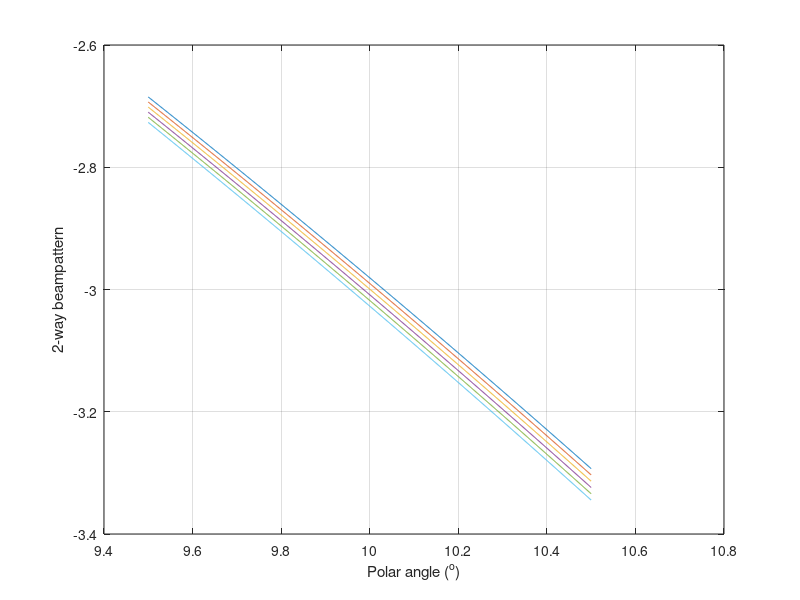

Reproduce this figure in MATLAB. (Note: this script raises an error after producing the figure.)
% Code to generate Figure 12 of the echo statistics tutorial
% This figure shows beampattern PDF associated with circular apertures of
% varying size and/or frequency 
%
% Author: Wu-Jung Lee | leewujung@gmail.com | APL-UW

clear

addpath './util_fcn'
save_base_path = './figs';

[~,script_name,~] = fileparts(mfilename('fullpath'));
save_path = fullfile(save_base_path,script_name);
if ~exist(save_path,'dir')
    mkdir(save_path);
end


% Narrow down ka values and save results for later use. The section below
% is only evaluated once
if ~exist(sprintf('./figs/%s/%s_ka_num.mat',script_name,script_name),'file')
    disp('Finding fine ka values...')

    ka = 6.65:1e-2:6.7;
    theta_deg = 9.5:1e-3:10.5;
    theta = theta_deg/180*pi;
    btheta = (2*besselj(1,ka'*sin(theta))./(ka'*sin(theta))).^2;
    btheta_log = 20*log10(btheta);
    
    figure
    plot(theta/pi*180,btheta_log)
    xlabel('Polar angle (^o)');
    ylabel('2-way beampattern');
    grid
    
    % Full beamwidth 1 deg
    ka = 132.7:1e-5:132.8;
    theta_deg_want = 0.5;
    theta_deg = theta_deg_want-0.005:1e-6:theta_deg_want+0.005;
    theta = theta_deg/180*pi;
    btheta = (2*besselj(1,ka'*sin(theta))./(ka'*sin(theta))).^2;
    btheta_log = 20*log10(btheta);
    
    [~,idx_3db] = min(abs(btheta_log-(-3)),[],2);
    [~,idx_ka] = min(abs(theta_deg(idx_3db)-theta_deg_want));
    
    ka_want = ka(idx_ka);
    btheta_want = (2*besselj(1,ka_want'*sin(theta))./(ka_want'*sin(theta))).^2;
    
    ka_1deg = ka_want;
    
    
    % Full beamwidth 5 deg
    ka = 26.5:1e-5:26.6;
    theta_deg_want = 2.5;
    theta_deg = theta_deg_want-0.005:1e-6:theta_deg_want+0.005;
    theta = theta_deg/180*pi;
    btheta = (2*besselj(1,ka'*sin(theta))./(ka'*sin(theta))).^2;
    btheta_log = 20*log10(btheta);
    
    [~,idx_3db] = min(abs(btheta_log-(-3)),[],2);
    [~,idx_ka] = min(abs(theta_deg(idx_3db)-theta_deg_want));
    
    ka_want = ka(idx_ka);
    btheta_want = (2*besselj(1,ka_want'*sin(theta))./(ka_want'*sin(theta))).^2;
    
    ka_5deg = ka_want;
    
    
    % Full beamwidth 10 deg
    ka = 13.2:1e-5:13.3;
    theta_deg_want = 5;
    theta_deg = theta_deg_want-0.005:1e-6:theta_deg_want+0.005;
    theta = theta_deg/180*pi;
    btheta = (2*besselj(1,ka'*sin(theta))./(ka'*sin(theta))).^2;
    btheta_log = 20*log10(btheta);
    
    [~,idx_3db] = min(abs(btheta_log-(-3)),[],2);
    [~,idx_ka] = min(abs(theta_deg(idx_3db)-theta_deg_want));
    
    ka_want = ka(idx_ka);
    btheta_want = (2*besselj(1,ka_want'*sin(theta))./(ka_want'*sin(theta))).^2;
    
    ka_10deg = ka_want;
    
    
    % Full beamwidth 3 deg
    ka = 44.2:1e-5:44.3;
    theta_deg_want = 1.5;
    theta_deg = theta_deg_want-0.005:1e-6:theta_deg_want+0.005;
    theta = theta_deg/180*pi;
    btheta = (2*besselj(1,ka'*sin(theta))./(ka'*sin(theta))).^2;
    btheta_log = 20*log10(btheta);
    
    [~,idx_3db] = min(abs(btheta_log-(-3)),[],2);
    [~,idx_ka] = min(abs(theta_deg(idx_3db)-theta_deg_want));
    
    ka_want = ka(idx_ka);
    btheta_want = (2*besselj(1,ka_want'*sin(theta))./(ka_want'*sin(theta))).^2;
    
    ka_3deg = ka_want;
    
    
     % Full beamwidth 20 deg
    ka = 6.65:1e-5:6.7;
    theta_deg_want = 10;
    theta_deg = theta_deg_want-0.005:1e-6:theta_deg_want+0.005;
    theta = theta_deg/180*pi;
    btheta = (2*besselj(1,ka'*sin(theta))./(ka'*sin(theta))).^2;
    btheta_log = 20*log10(btheta);
    
    [~,idx_3db] = min(abs(btheta_log-(-3)),[],2);
    [~,idx_ka] = min(abs(theta_deg(idx_3db)-theta_deg_want));
    
    ka_want = ka(idx_ka);
    btheta_want = (2*besselj(1,ka_want'*sin(theta))./(ka_want'*sin(theta))).^2;
    
    ka_20deg = ka_want;
    
    
    % Save ka numbers
    save(fullfile(save_path,[script_name,'_ka_num.mat']),...
        'ka_*deg');
    
end


% Plot pb
if ~exist(sprintf('./figs/%s/%s_b_pb.mat',script_name,script_name),'file')
    disp('Calculating pb(b), this is gonna take a while...')
    
    b_num = 5e4;
    b_start_log = -7;
    b_end_log = 0;
    [b_1deg,pb_1deg] = calc_pb_log(ka_1deg,b_start_log,b_end_log,b_num);
    [b_3deg,pb_3deg] = calc_pb_log(ka_3deg,b_start_log,b_end_log,b_num);
    [b_5deg,pb_5deg] = calc_pb_log(ka_5deg,b_start_log,b_end_log,b_num);
    [b_10deg,pb_10deg] = calc_pb_log(ka_10deg,b_start_log,b_end_log,b_num);
    % [b_20deg,pb_20deg] = calc_pb_log(ka_20deg,b_start_log,b_end_log,b_num);
    
    save(fullfile(save_path,[script_name,'_b_pb.mat']),...
        'b_*deg','pb_*deg');
else
    load(fullfile(save_path,[script_name,'_b_pb.mat']));
end



% Individual Pb plots shown in the tutorial =========
figure
loglog(b_1deg,pb_1deg,'k','linewidth',1)
axis([1e-7 2e0 1e-4 1e8])
set(gca,'fontsize',16)
ylabel('$p_b(b)$','Interpreter','LaTex','fontsize',24);
xlabel('$b$','Interpreter','LaTex','fontsize',24);
title('P_b(b), full beamwidth = 1^o');
saveas(gcf,fullfile(save_path,[script_name,'_b_pb_1deg.fig']),'fig');
saveSameSize(gcf,'file',fullfile(save_path,[script_name,'_b_pb_1deg.png']),...
    'format','png','renderer','painters');

figure
loglog(b_3deg,pb_3deg,'k','linewidth',1)
axis([1e-7 2e0 1e-4 1e8])
set(gca,'fontsize',16)
ylabel('$p_b(b)$','Interpreter','LaTex','fontsize',24);
xlabel('$b$','Interpreter','LaTex','fontsize',24);
title('P_b(b), full beamwidth = 3^o');
saveas(gcf,fullfile(save_path,[script_name,'_b_pb_3deg.fig']),'fig');
saveSameSize(gcf,'file',fullfile(save_path,[script_name,'_b_pb_3deg.png']),...
    'format','png','renderer','painters');

figure
loglog(b_5deg,pb_5deg,'k','linewidth',1)
axis([1e-7 2e0 1e-4 1e8])
set(gca,'fontsize',16)
ylabel('$p_b(b)$','Interpreter','LaTex','fontsize',24);
xlabel('$b$','Interpreter','LaTex','fontsize',24);
title('P_b(b), full beamwidth = 5^o');
saveas(gcf,fullfile(save_path,[script_name,'_b_pb_5deg.fig']),'fig');
saveSameSize(gcf,'file',fullfile(save_path,[script_name,'_b_pb_5deg.png']),...
    'format','png','renderer','painters');

figure
loglog(b_10deg,pb_10deg,'k','linewidth',1)
axis([1e-7 2e0 1e-4 1e8])
set(gca,'fontsize',16)
ylabel('$p_b(b)$','Interpreter','LaTex','fontsize',24);
xlabel('$b$','Interpreter','LaTex','fontsize',24);
title('P_b(b), full beamwidth = 10^o');
saveas(gcf,fullfile(save_path,[script_name,'_b_pb_10deg.fig']),'fig');
saveSameSize(gcf,'file',fullfile(save_path,[script_name,'_b_pb_10deg.png']),...
    'format','png','renderer','painters');


% Other interesting figures ============================
figure
loglog(b_10deg,pb_10deg)
hold on
loglog(b_5deg,pb_5deg)
loglog(b_3deg,pb_3deg)
loglog(b_1deg,pb_1deg)
axis([1e-7 1e0 1e-4 1e8])
xlabel('Echo amplitude');
ylabel('PDF');
legend('20^o','10^o','5^o','3^o','1^o','location','southwest');
title('P_b(b), different full beamwidth');
saveas(gcf,fullfile(save_path,[script_name,'_b_pb_all.fig']),'fig');
saveSameSize(gcf,'file',fullfile(save_path,[script_name,'_b_pb_all.png']),...
    'format','png','renderer','painters');

figure
loglog(b_10deg,pb_10deg,'k:','linewidth',1.5)
hold on
loglog(b_5deg,pb_5deg,'k--')
loglog(b_3deg,pb_3deg,'k-.')
loglog(b_1deg,pb_1deg,'k');
axis([1e-7 1e0 1e-4 1e8])
xlabel('Echo amplitude');
ylabel('PDF');
legend('20^o','10^o','5^o','3^o','1^o','location','southwest');
title('P_b(b), different full beamwidth');
saveas(gcf,fullfile(save_path,[script_name,'_b_pb_all_bw.fig']),'fig');
saveSameSize(gcf,'file',fullfile(save_path,[script_name,'_b_pb_all_bw.png']),...
    'format','png','renderer','painters');

% For verification of ka numbers
theta = (0:1e-3:12)/180*pi;
btheta_1deg = (2*besselj(1,ka_1deg*sin(theta))./(ka_1deg*sin(theta))).^2;
btheta_3deg = (2*besselj(1,ka_3deg*sin(theta))./(ka_3deg*sin(theta))).^2;
btheta_5deg = (2*besselj(1,ka_5deg*sin(theta))./(ka_5deg*sin(theta))).^2;
btheta_10deg = (2*besselj(1,ka_10deg*sin(theta))./(ka_10deg*sin(theta))).^2;
% btheta_20deg = (2*besselj(1,ka_20deg*sin(theta))./(ka_20deg*sin(theta))).^2;

figure
% plot(theta/pi*180,20*log10(btheta_20deg),'k','linewidth',1.5)
plot(theta/pi*180,20*log10(btheta_10deg),'k:','linewidth',1.5)
hold on
plot(theta/pi*180,20*log10(btheta_5deg),'k--');
plot(theta/pi*180,20*log10(btheta_3deg),'k-.');
plot(theta/pi*180,20*log10(btheta_1deg),'k');
xlabel('Polar angle (^o)')
ylabel('2-way beampattern (dB)');
title('Beampattern for different ka/beamwidth')
ylim([-5 0])
grid
legend('20^o beam','10^o beam','5^o beam','3^o beam','1^o beam');
saveas(gcf,fullfile(save_path,[script_name,'_bp_all.fig']),'fig');
saveSameSize(gcf,'file',fullfile(save_path,[script_name,'_bp_all.png']),...
    'format','png','renderer','painters');



